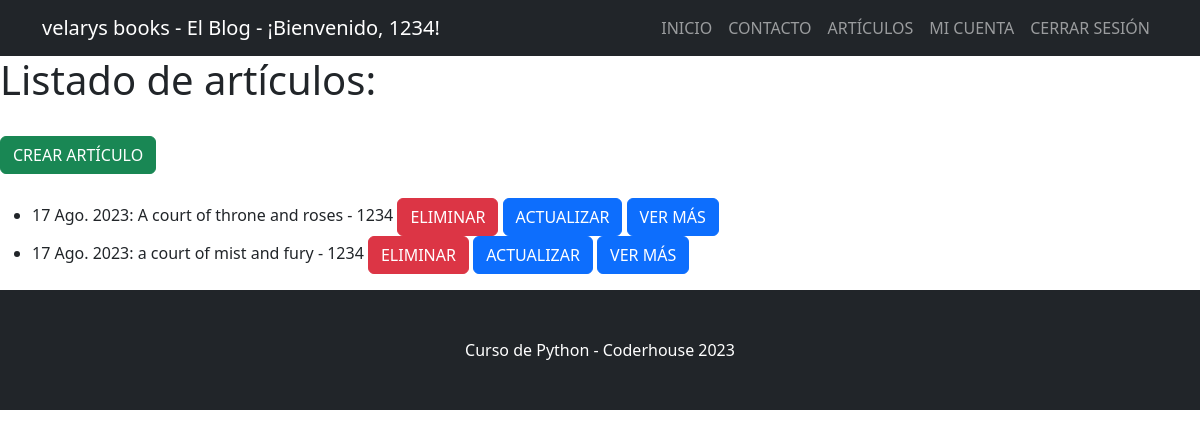
Screenshot of /articulos/entradas/ (signed in) with the database file from the repository.
### blog/models.py (models this page shows, shortened)
class Articulo(models.Model):
    titulo = models.CharField(max_length=256)
    subtitulo = models.CharField(max_length=256)
    cuerpo = models.TextField(blank=True)
    autor = models.ForeignKey(User, on_delete=models.CASCADE, null=True)
    fecha = models.DateField(auto_now_add=True)
    imagen = models.ImageField(upload_to="entradas/", null="True", blank=True)

### blog/views.py (the view)
# urls.py: path("entradas/", ArticuloListView.as_view(), name="lista_articulos"),
class ArticuloListView(ListView):
    model = Articulo
    template_name = "blog/articulo_lista.html"

### blog/templates/blog/articulo_lista.html (shortened to what this page needs)
{% extends "base.html" %}
{% block contenido %}
<h1>Listado de artículos:</h1>
<br>
{% if user.is_authenticated %}
<a class="btn btn-success" href="{% url 'crear_articulo' %}" type="button">CREAR ARTÍCULO</a>
{% endif %}
<br><br>
<ul>
{% for articulo in object_list %}
    <li>
        {{ articulo.fecha }}: {{ articulo.titulo }} - {{ articulo.autor }}
        {% if user.is_authenticated and user == articulo.autor %}
        <a class="btn btn-danger" href="{% url 'eliminar_articulo' articulo.id %}" type="button">ELIMINAR</a>
        <a class="btn btn-primary" href="{% url 'editar_articulo' articulo.id %}" type="button">ACTUALIZAR</a>
        {% endif %}
        <a class="btn btn-primary" href="{% url 'ver_articulo' articulo.id %}" type="button">VER MÁS</a>
    </li>
{% endfor %}
</ul>
{% endblock %}

### templates/base.html (shortened to what this page needs)
{% load static %}
<!DOCTYPE html>
<html lang="en">
    <head>
        <link href="{% static 'css/styles.css' %}" rel="stylesheet" />
    </head>
    <body>
        <nav class="navbar navbar-expand-lg navbar-dark bg-dark">
            <div class="container">
                {% if user.is_authenticated %}
                <a class="navbar-brand">velarys books - El Blog - ¡Bienvenido, {{ user.username }}!</a>
                {% else %}
                <a class="navbar-brand">Velarys books - El Blog </a>
                {% endif %}
                <div class="collapse navbar-collapse" id="navbarSupportedContent">
                    <ul class="navbar-nav ms-auto mb-2 mb-lg-0">
                        <li class="nav-item"><a class="nav-link" href="{% url 'inicio' %}">INICIO</a></li>
                        <li class="nav-item"><a class="nav-link" href="{% url 'enviar_consulta' %}">CONTACTO</a></li>
                        <li class="nav-item"><a class="nav-link" href="{% url 'lista_articulos' %}">ARTÍCULOS</a></li>
                        {% if user.is_authenticated %}
                        <li class="nav-item"><a class="nav-link" href="{% url 'mi_perfil' %}">MI CUENTA</a></li>
                        <li class="nav-item"><a class="nav-link" href="{% url 'logout' %}">CERRAR SESIÓN</a></li>
                        {% else %}
                        <li class="nav-item"><a class="nav-link" href="{% url 'registro' %}">REGISTRARSE</a></li>
                        <li class="nav-item"><a class="nav-link" href="{% url 'login' %}">INICIAR SESIÓN</a></li>
                        {% endif %}
                    </ul>
                </div>
            </div>
        </nav>
        {% block contenido %}
        {% endblock contenido %}
        <footer class="py-5 bg-dark">
            <div class="container"><p class="m-0 text-center text-white">Curso de Python - Coderhouse 2023</p></div>
        </footer>
    </body>
</html>

### rows the page displays
Articulo: fecha "17 Ago. 2023", titulo "A court of throne and roses", autor "1234", shows "ELIMINAR"
Articulo: fecha "17 Ago. 2023", titulo "a court of mist and fury", autor "1234", shows "ELIMINAR"

### other values shown
{{ user.username }} "1234"
